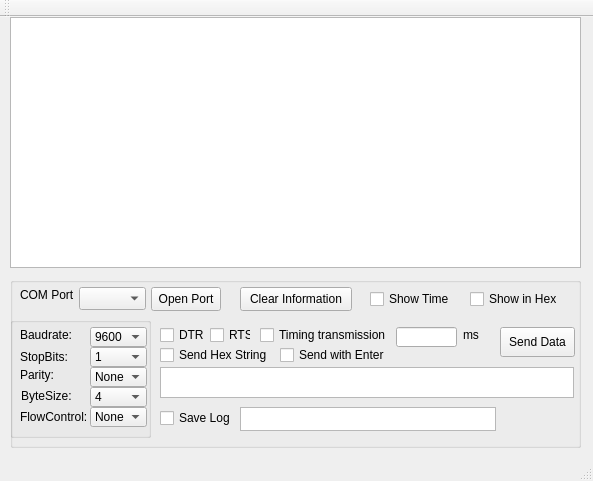
<?xml version="1.0" encoding="UTF-8"?>
<ui version="4.0">
 <class>MainWindow</class>
 <widget class="QMainWindow" name="MainWindow">
  <property name="geometry">
   <rect>
    <x>0</x>
    <y>0</y>
    <width>593</width>
    <height>481</height>
   </rect>
  </property>
  <property name="windowTitle">
   <string>serial</string>
  </property>
  <widget class="QWidget" name="centralWidget">
   <widget class="QGroupBox" name="groupBox">
    <property name="geometry">
     <rect>
      <x>10</x>
      <y>260</y>
      <width>571</width>
      <height>171</height>
     </rect>
    </property>
    <property name="layoutDirection">
     <enum>Qt::LeftToRight</enum>
    </property>
    <property name="title">
     <string/>
    </property>
    <property name="alignment">
     <set>Qt::AlignCenter</set>
    </property>
    <widget class="QPushButton" name="pushButton_clearInformation">
     <property name="geometry">
      <rect>
       <x>230</x>
       <y>10</y>
       <width>112</width>
       <height>24</height>
      </rect>
     </property>
     <property name="text">
      <string>Clear Information</string>
     </property>
    </widget>
    <widget class="QCheckBox" name="checkBox">
     <property name="geometry">
      <rect>
       <x>150</x>
       <y>50</y>
       <width>51</width>
       <height>16</height>
      </rect>
     </property>
     <property name="text">
      <string>DTR</string>
     </property>
    </widget>
    <widget class="QCheckBox" name="checkBox_2">
     <property name="geometry">
      <rect>
       <x>200</x>
       <y>50</y>
       <width>41</width>
       <height>16</height>
      </rect>
     </property>
     <property name="text">
      <string>RTS</string>
     </property>
    </widget>
    <widget class="QCheckBox" name="checkBox_3">
     <property name="geometry">
      <rect>
       <x>360</x>
       <y>14</y>
       <width>81</width>
       <height>16</height>
      </rect>
     </property>
     <property name="text">
      <string>Show Time</string>
     </property>
    </widget>
    <widget class="QCheckBox" name="checkBox_sendHexStr">
     <property name="geometry">
      <rect>
       <x>150</x>
       <y>70</y>
       <width>111</width>
       <height>16</height>
      </rect>
     </property>
     <property name="text">
      <string>Send Hex String</string>
     </property>
    </widget>
    <widget class="QCheckBox" name="checkBox_showInHex">
     <property name="geometry">
      <rect>
       <x>460</x>
       <y>14</y>
       <width>91</width>
       <height>16</height>
      </rect>
     </property>
     <property name="text">
      <string>Show in Hex</string>
     </property>
    </widget>
    <widget class="QCheckBox" name="checkBox_sendWithEnter">
     <property name="geometry">
      <rect>
       <x>270</x>
       <y>70</y>
       <width>120</width>
       <height>16</height>
      </rect>
     </property>
     <property name="text">
      <string>Send with Enter</string>
     </property>
    </widget>
    <widget class="QPushButton" name="pushButton_sendData">
     <property name="geometry">
      <rect>
       <x>490</x>
       <y>50</y>
       <width>75</width>
       <height>30</height>
      </rect>
     </property>
     <property name="text">
      <string>Send Data</string>
     </property>
    </widget>
    <widget class="QLabel" name="label_port">
     <property name="geometry">
      <rect>
       <x>10</x>
       <y>10</y>
       <width>54</width>
       <height>16</height>
      </rect>
     </property>
     <property name="text">
      <string>COM Port:</string>
     </property>
    </widget>
    <widget class="QComboBox" name="comboBox_port">
     <property name="geometry">
      <rect>
       <x>69</x>
       <y>10</y>
       <width>67</width>
       <height>23</height>
      </rect>
     </property>
     <property name="minimumSize">
      <size>
       <width>67</width>
       <height>0</height>
      </size>
     </property>
    </widget>
    <widget class="QPushButton" name="pushButton_openPort">
     <property name="geometry">
      <rect>
       <x>141</x>
       <y>10</y>
       <width>70</width>
       <height>24</height>
      </rect>
     </property>
     <property name="text">
      <string>Open Port</string>
     </property>
    </widget>
    <widget class="QGroupBox" name="groupBox_2">
     <property name="geometry">
      <rect>
       <x>0</x>
       <y>40</y>
       <width>141</width>
       <height>121</height>
      </rect>
     </property>
     <property name="title">
      <string/>
     </property>
     <widget class="QLabel" name="label_stopBits">
      <property name="geometry">
       <rect>
        <x>10</x>
        <y>30</y>
        <width>51</width>
        <height>20</height>
       </rect>
      </property>
      <property name="text">
       <string>StopBits:</string>
      </property>
     </widget>
     <widget class="QLabel" name="label_baudRate">
      <property name="geometry">
       <rect>
        <x>10</x>
        <y>10</y>
        <width>54</width>
        <height>16</height>
       </rect>
      </property>
      <property name="text">
       <string>Baudrate:</string>
      </property>
     </widget>
     <widget class="QLabel" name="label_parity">
      <property name="geometry">
       <rect>
        <x>10</x>
        <y>50</y>
        <width>42</width>
        <height>16</height>
       </rect>
      </property>
      <property name="text">
       <string>Parity:</string>
      </property>
     </widget>
     <widget class="QComboBox" name="comboBox_stopBits">
      <property name="geometry">
       <rect>
        <x>80</x>
        <y>30</y>
        <width>57</width>
        <height>20</height>
       </rect>
      </property>
      <item>
       <property name="text">
        <string>1</string>
       </property>
      </item>
      <item>
       <property name="text">
        <string>1.5</string>
       </property>
      </item>
      <item>
       <property name="text">
        <string>2</string>
       </property>
      </item>
     </widget>
     <widget class="QLabel" name="label_byteSize">
      <property name="geometry">
       <rect>
        <x>11</x>
        <y>71</y>
        <width>54</width>
        <height>16</height>
       </rect>
      </property>
      <property name="text">
       <string>ByteSize:</string>
      </property>
     </widget>
     <widget class="QComboBox" name="comboBox_byteSize">
      <property name="geometry">
       <rect>
        <x>80</x>
        <y>70</y>
        <width>57</width>
        <height>20</height>
       </rect>
      </property>
      <property name="currentText">
       <string>8</string>
      </property>
      <item>
       <property name="text">
        <string>4</string>
       </property>
      </item>
      <item>
       <property name="text">
        <string>5</string>
       </property>
      </item>
      <item>
       <property name="text">
        <string>6</string>
       </property>
      </item>
      <item>
       <property name="text">
        <string>7</string>
       </property>
      </item>
      <item>
       <property name="text">
        <string>8</string>
       </property>
      </item>
     </widget>
     <widget class="QComboBox" name="comboBox_flowControl">
      <property name="geometry">
       <rect>
        <x>80</x>
        <y>90</y>
        <width>57</width>
        <height>20</height>
       </rect>
      </property>
      <item>
       <property name="text">
        <string>None</string>
       </property>
      </item>
      <item>
       <property name="text">
        <string>SW</string>
       </property>
      </item>
      <item>
       <property name="text">
        <string>HW</string>
       </property>
      </item>
     </widget>
     <widget class="QComboBox" name="comboBox_baudRate">
      <property name="enabled">
       <bool>true</bool>
      </property>
      <property name="geometry">
       <rect>
        <x>80</x>
        <y>10</y>
        <width>57</width>
        <height>20</height>
       </rect>
      </property>
      <property name="editable">
       <bool>false</bool>
      </property>
      <item>
       <property name="text">
        <string>9600</string>
       </property>
      </item>
      <item>
       <property name="text">
        <string>19200</string>
       </property>
      </item>
      <item>
       <property name="text">
        <string>38400</string>
       </property>
      </item>
      <item>
       <property name="text">
        <string>57600</string>
       </property>
      </item>
      <item>
       <property name="text">
        <string>115200</string>
       </property>
      </item>
      <item>
       <property name="text">
        <string>230400</string>
       </property>
      </item>
      <item>
       <property name="text">
        <string>460800</string>
       </property>
      </item>
     </widget>
     <widget class="QComboBox" name="comboBox_parity">
      <property name="geometry">
       <rect>
        <x>80</x>
        <y>50</y>
        <width>57</width>
        <height>20</height>
       </rect>
      </property>
      <item>
       <property name="text">
        <string>None</string>
       </property>
      </item>
      <item>
       <property name="text">
        <string>Odd</string>
       </property>
      </item>
      <item>
       <property name="text">
        <string>Even</string>
       </property>
      </item>
      <item>
       <property name="text">
        <string>Mark</string>
       </property>
      </item>
      <item>
       <property name="text">
        <string>Space</string>
       </property>
      </item>
     </widget>
     <widget class="QLabel" name="label_flowControl">
      <property name="geometry">
       <rect>
        <x>10</x>
        <y>90</y>
        <width>67</width>
        <height>20</height>
       </rect>
      </property>
      <property name="text">
       <string>FlowControl:</string>
      </property>
     </widget>
    </widget>
    <widget class="QTextEdit" name="textEdit_send">
     <property name="geometry">
      <rect>
       <x>150</x>
       <y>90</y>
       <width>414</width>
       <height>31</height>
      </rect>
     </property>
    </widget>
    <widget class="QCheckBox" name="checkBox_4">
     <property name="geometry">
      <rect>
       <x>150</x>
       <y>133</y>
       <width>71</width>
       <height>16</height>
      </rect>
     </property>
     <property name="text">
      <string>Save Log</string>
     </property>
    </widget>
    <widget class="QCheckBox" name="checkBox_5">
     <property name="geometry">
      <rect>
       <x>250</x>
       <y>50</y>
       <width>141</width>
       <height>16</height>
      </rect>
     </property>
     <property name="text">
      <string>Timing transmission</string>
     </property>
    </widget>
    <widget class="QLineEdit" name="lineEdit_2">
     <property name="geometry">
      <rect>
       <x>386</x>
       <y>50</y>
       <width>61</width>
       <height>20</height>
      </rect>
     </property>
    </widget>
    <widget class="QLabel" name="label">
     <property name="geometry">
      <rect>
       <x>453</x>
       <y>50</y>
       <width>31</width>
       <height>16</height>
      </rect>
     </property>
     <property name="text">
      <string>ms</string>
     </property>
    </widget>
    <widget class="QTextBrowser" name="textBrowser_2">
     <property name="geometry">
      <rect>
       <x>230</x>
       <y>130</y>
       <width>256</width>
       <height>24</height>
      </rect>
     </property>
    </widget>
   </widget>
   <widget class="QTextBrowser" name="textBrowser_receive">
    <property name="geometry">
     <rect>
      <x>10</x>
      <y>0</y>
      <width>571</width>
      <height>251</height>
     </rect>
    </property>
   </widget>
  </widget>
  <widget class="QMenuBar" name="menuBar">
   <property name="geometry">
    <rect>
     <x>0</x>
     <y>0</y>
     <width>593</width>
     <height>23</height>
    </rect>
   </property>
  </widget>
  <widget class="QToolBar" name="mainToolBar">
   <attribute name="toolBarArea">
    <enum>TopToolBarArea</enum>
   </attribute>
   <attribute name="toolBarBreak">
    <bool>false</bool>
   </attribute>
  </widget>
  <widget class="QStatusBar" name="statusBar"/>
 </widget>
 <layoutdefault spacing="6" margin="11"/>
 <resources/>
 <connections/>
</ui>
